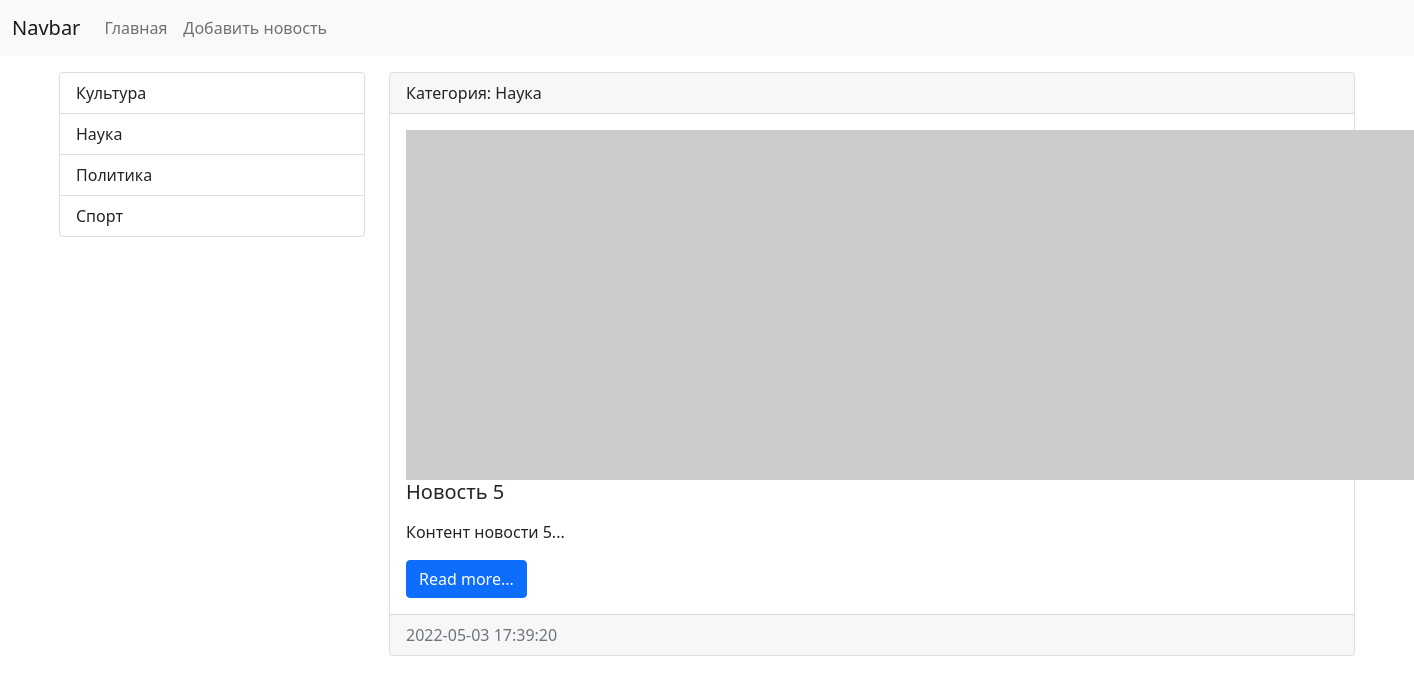
/category/4/, run on an earlier commit of the app's database.
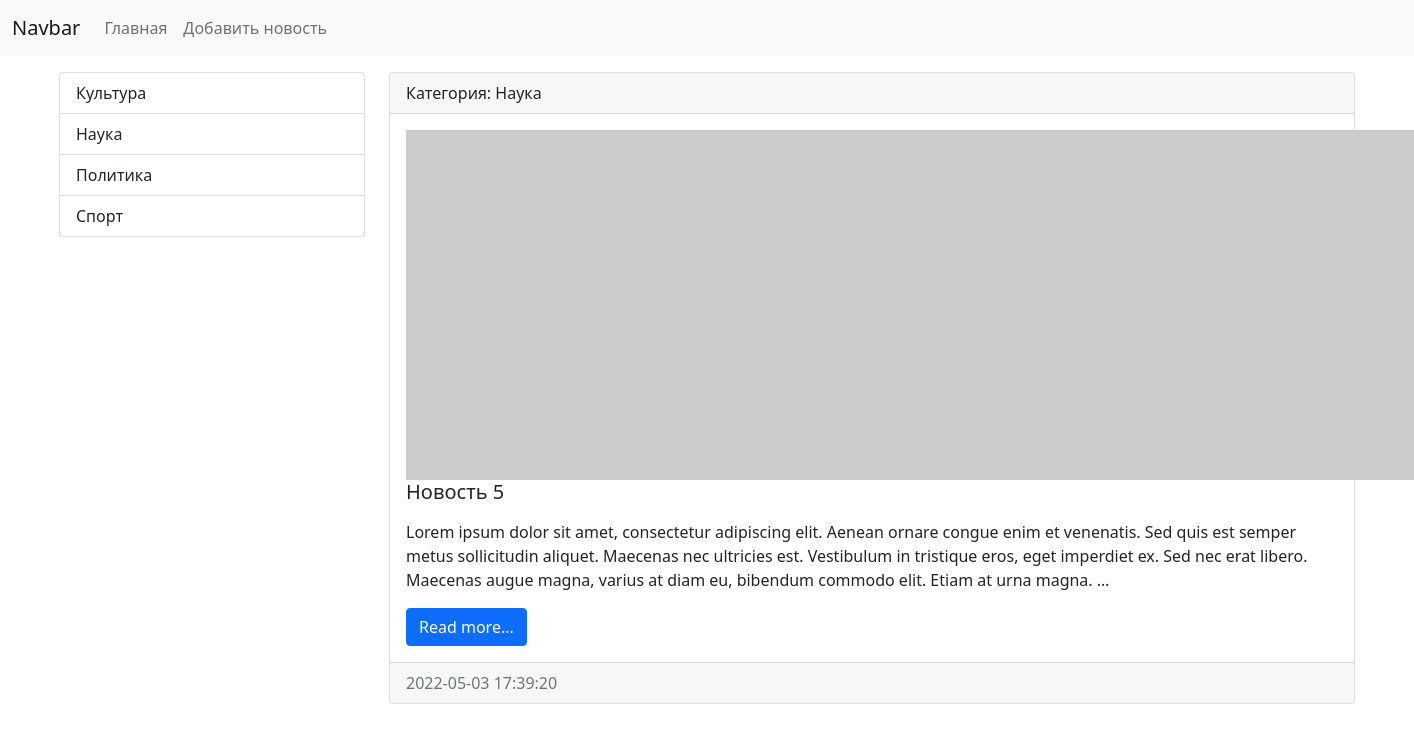
And on a later commit of the database.
### news/models.py (models this page shows, shortened)
class News(models.Model):
    title = models.CharField(max_length=150, verbose_name='Наименование')
    content = models.TextField(blank=True, verbose_name='Контент')
    created_at = models.DateTimeField(auto_now_add=True, verbose_name='Дата публикации')
    updated_at = models.DateTimeField(auto_now=True, verbose_name='Обновлено')
    photo = models.ImageField(upload_to='photos/%Y/%m/%d/', verbose_name='Фото', blank=True)
    is_published = models.BooleanField(default=True, verbose_name='Опубликовано')
    category = models.ForeignKey('Category', on_delete=models.PROTECT, null=True, verbose_name='Категория')
    class Meta:
        verbose_name = 'Новость'
        verbose_name_plural = 'Новости'
        ordering = ['-created_at']

class Category(models.Model):
    title = models.CharField(max_length=150, db_index=True, verbose_name='Наименование категории')
    def __str__(self):
        return self.title
    class Meta:
        verbose_name = 'Категория'
        verbose_name_plural = 'Категории'
        ordering = ['title']

### news/views.py (the view)
# urls.py: path('category/<int:category_id>/', get_category, name='category'),
def get_category(request, category_id):
    news = News.objects.filter(category_id=category_id)
    categories = Category.objects.all()
    category = Category.objects.get(pk=category_id)
    return render(request, 'news/category.html',
                  {'news': news, 'categories': categories, 'category': category})

### news/templates/news/category.html (shortened to what this page needs)
<!doctype html>
<html lang="en">
<head>
    <link href="https://cdn.jsdelivr.net/npm/bootstrap@5.1.3/dist/css/bootstrap.min.css" rel="stylesheet"
>
</head>
<body>
<nav class="navbar navbar-expand-lg navbar-light bg-light">
    <div class="container-fluid">
        <a class="navbar-brand" href="{% url 'home' %}">Navbar</a>
        <div class="collapse navbar-collapse" id="navbarSupportedContent">
            <ul class="navbar-nav me-auto mb-2 mb-lg-0">
                <li class="nav-item"><a class="nav-link" href="{% url 'home' %}">Главная</a></li>
                <li class="nav-item"><a class="nav-link" href="{% url 'home' %}">Добавить новость</a></li>
            </ul>
        </div>
    </div>
</nav>
<div class="container mt-3">
    <div class="row">
        <div class="col-3">
            <div class="list-group">
                {% for item in categories %}
                <a href="{% url 'category' item.pk %}" class="list-group-item list-group-item-action">{{ item.title }}</a>
                {% endfor %}
            </div>
        </div>
        <div class="col-9">
            {% for item in news %}
            <div class="card mb-3">
                <div class="card-header">
                    Категория: {{ item.category }}
                </div>
                <div class="card-body">
                    <div class="media">
                        {% if item.photo %}
                        <img src="{{ item.photo.url }}" alt="" width="350" class="mr-3">
                        {% else %}
                        <img src="https://picsum.photos/id/1060/350/235/?blur=2" alt="" class="mr-3">
                        {% endif %}
                        <div class="media-body">
                            <h5 class="card-title">{{ item.title }}</h5>
                            <p class="card-text">{{ item.content|linebreaks|truncatewords:50 }}</p>
                            <a href="#" class="btn btn-primary">Read more...</a>
                        </div>
                    </div>
                </div>
                <div class="card-footer text-muted">
                    {{ item.created_at|date:"Y-m-d H:i:s" }}
                </div>
            </div>
            {% endfor %}
        </div>
    </div>
</div>
</body>
</html>

What changed in the data, as far as the page shows it:
changed News "Новость 5": content "Контент новости 5..." → "Lorem ipsum dolor sit amet, consectetur adipiscing elit. Aenean ornare congue enim et venenatis. Sed quis est semper metus sollicitudin aliquet. Maecenas nec ultricies est. Vestibulum in tristique eros, eget imperdiet ex. Sed nec erat libero. Maecenas augue magna, varius at diam eu, bibendum commodo elit. Etiam at urna magna. …"
